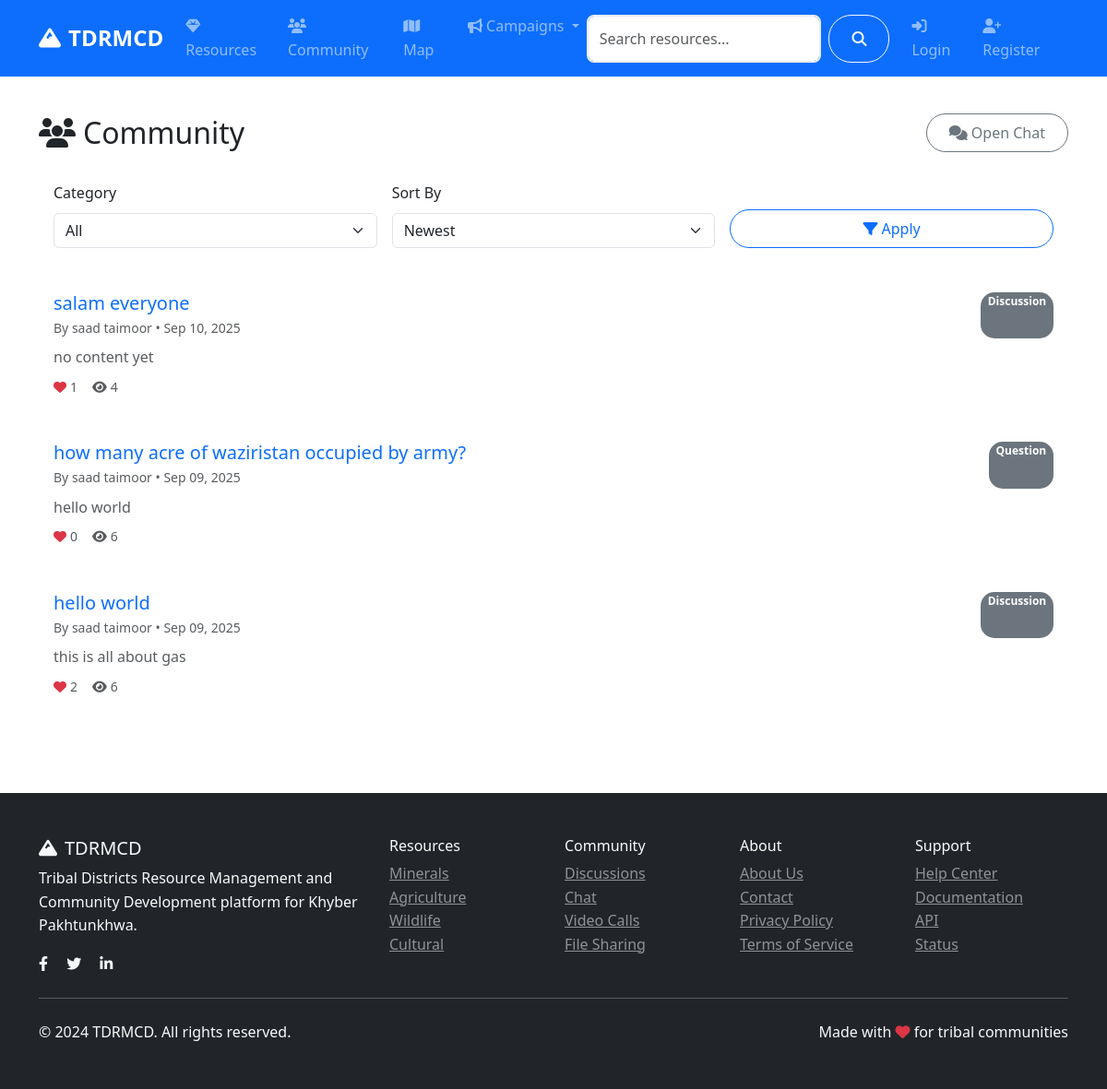
/community/, run on an earlier commit of the app's database.
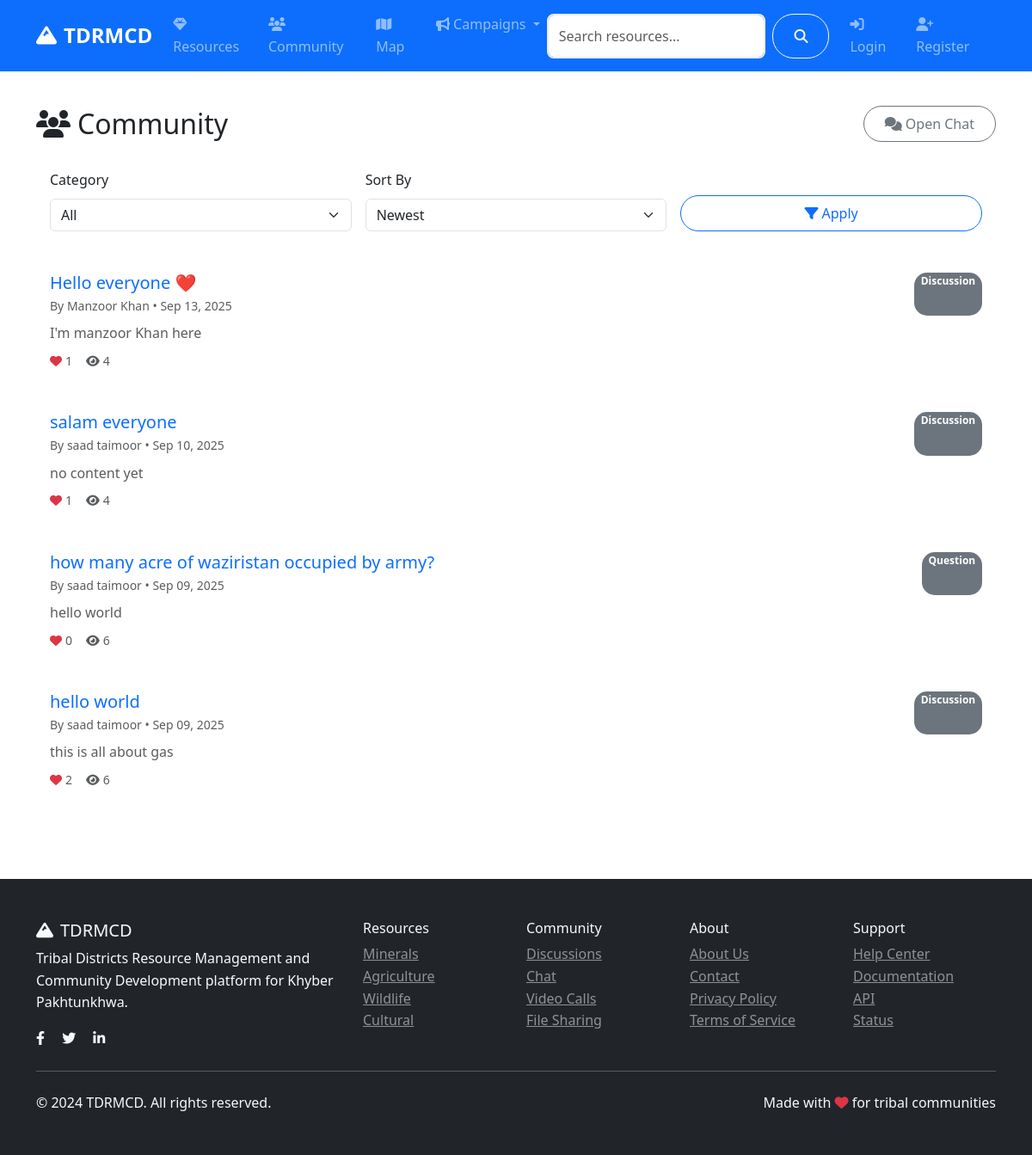
And on a later commit of the database.
### models.py (models this page shows, shortened)
class CommunityPost(db.Model):
    id = db.Column(db.Integer, primary_key=True)
    title = db.Column(db.String(200), nullable=False)
    content = db.Column(db.Text, nullable=False)
    category = db.Column(db.String(50), nullable=False)  # discussion, question, announcement
    tags = db.Column(db.String(200))
    image_url = db.Column(db.String(200))
    likes = db.Column(db.Integer, default=0)
    views = db.Column(db.Integer, default=0)
    author_id = db.Column(db.Integer, db.ForeignKey('user.id'), nullable=False)
    created_at = db.Column(db.DateTime, default=datetime.utcnow)
    updated_at = db.Column(db.DateTime, default=datetime.utcnow, onupdate=datetime.utcnow)
    comments = db.relationship('Comment', backref='post', lazy='dynamic', cascade='all, delete-orphan')
    likes_relation = db.relationship('PostLike', backref='post', lazy='dynamic', cascade='all, delete-orphan')

class User(UserMixin, db.Model):
    id = db.Column(db.Integer, primary_key=True)
    username = db.Column(db.String(80), unique=True, nullable=False)
    email = db.Column(db.String(120), unique=True, nullable=False)
    password_hash = db.Column(db.String(120), nullable=False)
    first_name = db.Column(db.String(50), nullable=False)
    last_name = db.Column(db.String(50), nullable=False)
    role = db.Column(db.String(20), default='user')  # user, admin, researcher
    location = db.Column(db.String(100))
    bio = db.Column(db.Text)
    avatar = db.Column(db.String(200), default='default.jpg')
    is_active = db.Column(db.Boolean, default=True)
    created_at = db.Column(db.DateTime, default=datetime.utcnow)
    last_seen = db.Column(db.DateTime, default=datetime.utcnow)
    resources = db.relationship('Resource', backref='author', lazy='dynamic')
    posts = db.relationship('CommunityPost', backref='author', lazy='dynamic')
    chat_messages = db.relationship('ChatMessage', backref='sender', lazy='dynamic')
    file_submissions = db.relationship(
        'FileSubmission',
        foreign_keys='FileSubmission.submitter_id',
        backref='submitter',
        lazy='dynamic'
    )
    reviewed_submissions = db.relationship(
        'FileSubmission',
        foreign_keys='FileSubmission.reviewed_by',
        backref='reviewer_user',
        lazy='dynamic'
    )
    notifications = db.relationship('Notification', backref='user', lazy='dynamic')
    def get_full_name(self):
        return f"{self.first_name} {self.last_name}"

### routes/community.py (the view)
@community_bp.route('/')
def index():
    page = request.args.get('page', 1, type=int)
    category = request.args.get('category', 'all')
    sort_by = request.args.get('sort', 'newest')
    query = CommunityPost.query
    if category != 'all':
        query = query.filter_by(category=category)
    if sort_by == 'newest':
        query = query.order_by(CommunityPost.created_at.desc())
    elif sort_by == 'oldest':
        query = query.order_by(CommunityPost.created_at.asc())
    elif sort_by == 'popular':
        query = query.order_by(CommunityPost.likes.desc())
    elif sort_by == 'most_viewed':
        query = query.order_by(CommunityPost.views.desc())
    posts = query.paginate(
        page=page, per_page=10, error_out=False
    )
    categories = ['discussion', 'question', 'announcement', 'news']
    return render_template('community/index.html',
                         posts=posts,
                         categories=categories,
                         current_category=category,
                         current_sort=sort_by)

### templates/community/index.html (shortened to what this page needs)
{% extends "base.html" %}
{% block content %}
<div class="container py-4">
    <div class="d-flex justify-content-between align-items-center mb-3">
        <h2 class="mb-0"><i class="fas fa-users me-2"></i>Community</h2>
        <div class="d-flex gap-2">
            <a class="btn btn-outline-secondary" href="{{ url_for('community.chat') }}">
                <i class="fas fa-comments me-1"></i>Open Chat
            </a>
        </div>
    </div>
    <div class="card mb-3">
        <div class="card-body">
            <form class="row g-3" method="get" action="{{ url_for('community.index') }}">
                <div class="col-md-4">
                    <label class="form-label">Category</label>
                    <select name="category" class="form-select">
                        <option value="all" {% if current_category == 'all' %}selected{% endif %}>All</option>
                    </select>
                </div>
                <div class="col-md-4">
                    <label class="form-label">Sort By</label>
                    <select name="sort" class="form-select">
                        <option value="newest" {% if current_sort == 'newest' %}selected{% endif %}>Newest</option>
                    </select>
                </div>
                <div class="col-md-4 d-flex align-items-end">
                    <button class="btn btn-outline-primary w-100" type="submit"><i class="fas fa-filter me-1"></i>Apply</button>
                </div>
            </form>
        </div>
    </div>
    <div class="row">
        <div class="col-12">
            {% if posts.items %}
                {% for post in posts.items %}
                <div class="card mb-3">
                    <div class="card-body">
                        <div class="d-flex justify-content-between">
                            <div>
                                <a class="text-decoration-none" href="{{ url_for('community.post_detail', id=post.id) }}">
                                    <h5 class="mb-1">{{ post.title }}</h5>
                                </a>
                                <div class="text-muted small">By {{ post.author.get_full_name() }} • {{ post.created_at.strftime('%b %d, %Y') }}</div>
                            </div>
                            <span class="badge bg-secondary">{{ post.category.title() }}</span>
                        </div>
                        <p class="mt-2 mb-2 text-muted">{{ post.content[:200] }}{% if post.content|length > 200 %}...{% endif %}</p>
                        <div class="d-flex gap-3 text-muted small">
                            <span><i class="fas fa-heart me-1 text-danger"></i>{{ post.likes }}</span>
                            <span><i class="fas fa-eye me-1"></i>{{ post.views }}</span>
                        </div>
                    </div>
                </div>
                {% endfor %}
            {% endif %}
        </div>
    </div>
</div>
{% endblock %}

### templates/base.html (shortened to what this page needs)
<!DOCTYPE html>
<html lang="en">
<head>
    <link href="https://cdn.jsdelivr.net/npm/bootstrap@5.3.0/dist/css/bootstrap.min.css" rel="stylesheet">
    <link rel="stylesheet" href="https://cdnjs.cloudflare.com/ajax/libs/font-awesome/6.4.0/css/all.min.css">
    <link rel="stylesheet" href="https://unpkg.com/leaflet@1.9.4/dist/leaflet.css">
    <link rel="stylesheet" href="{{ url_for('static', filename='css/style.css') }}">
</head>
<body>
    <nav class="navbar navbar-expand-lg navbar-dark bg-primary sticky-top">
        <div class="container">
            <a class="navbar-brand fw-bold" href="{{ url_for('main.index') }}">
                <i class="fas fa-mountain me-2"></i>TDRMCD
            </a>
            <div class="collapse navbar-collapse" id="navbarNav">
                <ul class="navbar-nav me-auto">
                    <li class="nav-item">
                        <a class="nav-link" href="{{ url_for('resources.index') }}">
                            <i class="fas fa-gem me-1"></i>Resources
                        </a>
                    </li>
                    <li class="nav-item">
                        <a class="nav-link" href="{{ url_for('community.index') }}">
                            <i class="fas fa-users me-1"></i>Community
                        </a>
                    </li>
                    <li class="nav-item">
                        <a class="nav-link" href="{{ url_for('main.map_view') }}">
                            <i class="fas fa-map me-1"></i>Map
                        </a>
                    </li>
                    <li class="nav-item dropdown">
                        <a class="nav-link dropdown-toggle" href="#" role="button" data-bs-toggle="dropdown">
                            <i class="fas fa-bullhorn me-1"></i>Campaigns
                        </a>
                    </li>
                </ul>
                <form class="d-flex me-3" action="{{ url_for('main.search') }}" method="GET">
                    <input class="form-control me-2" type="search" name="q" placeholder="Search resources..." value="{{ request.args.get('q', '') }}">
                    <button class="btn btn-outline-light" type="submit">
                        <i class="fas fa-search"></i>
                    </button>
                </form>
                <ul class="navbar-nav">
                    {% if current_user.is_authenticated %}
                        <li class="nav-item dropdown">
                            <a class="nav-link dropdown-toggle" href="#" role="button" data-bs-toggle="dropdown">
                                <i class="fas fa-bell me-1"></i>
                                <span id="notification-count" class="badge bg-danger">0</span>
                            </a>
                            <ul class="dropdown-menu dropdown-menu-end notification-dropdown">
                                <li><h6 class="dropdown-header">Notifications</h6></li>
                                <div id="notifications-list">
                                    <li><a class="dropdown-item text-muted" href="#">No new notifications</a></li>
                                </div>
                                <li><hr class="dropdown-divider"></li>
                                <li><a class="dropdown-item text-center" href="#" id="mark-all-read">Mark all as read</a></li>
                            </ul>
                        </li>
                        <li class="nav-item dropdown">
                            <a class="nav-link dropdown-toggle" href="#" role="button" data-bs-toggle="dropdown">
                                <i class="fas fa-user-circle me-1"></i>{{ current_user.get_full_name() }}
                            </a>
                            <ul class="dropdown-menu dropdown-menu-end">
                                <li><a class="dropdown-item" href="{{ url_for('main.dashboard') }}">
                                    <i class="fas fa-tachometer-alt me-2"></i>Dashboard
                                </a></li>
                                <li><a class="dropdown-item" href="{{ url_for('auth.profile') }}">
                                    <i class="fas fa-user me-2"></i>Profile
                                </a></li>
                                <li><a class="dropdown-item" href="{{ url_for('community.chat') }}">
                                    <i class="fas fa-comments me-2"></i>Chat
                                </a></li>
                                {% if current_user.is_admin() %}
                                <li><hr class="dropdown-divider"></li>
                                <li><a class="dropdown-item" href="{{ url_for('admin.dashboard') }}">
                                    <i class="fas fa-cogs me-2"></i>Admin Panel
                                </a></li>
                                {% endif %}
                                <li><hr class="dropdown-divider"></li>
                                <li><a class="dropdown-item" href="{{ url_for('auth.logout') }}">
                                    <i class="fas fa-sign-out-alt me-2"></i>Logout
                                </a></li>
                            </ul>
                        </li>
                    {% else %}
                        <li class="nav-item">
                            <a class="nav-link" href="{{ url_for('auth.login') }}">
                                <i class="fas fa-sign-in-alt me-1"></i>Login
                            </a>
                        </li>
                        <li class="nav-item">
                            <a class="nav-link" href="{{ url_for('auth.register') }}">
                                <i class="fas fa-user-plus me-1"></i>Register
                            </a>
                        </li>
                    {% endif %}
                </ul>
            </div>
        </div>
    </nav>
    <main>
        {% block content %}{% endblock %}
    </main>
    <footer class="bg-dark text-light py-5 mt-5">
        <div class="container">
            <div class="row">
                <div class="col-md-4">
                    <h5><i class="fas fa-mountain me-2"></i>TDRMCD</h5>
                    <p>Tribal Districts Resource Management and Community Development platform for Khyber Pakhtunkhwa.</p>
                    <div class="social-links">
                        <a href="#" class="text-light me-3"><i class="fab fa-facebook-f"></i></a>
                        <a href="#" class="text-light me-3"><i class="fab fa-twitter"></i></a>
                        <a href="#" class="text-light me-3"><i class="fab fa-linkedin-in"></i></a>
                    </div>
                </div>
                <div class="col-md-2">
                    <h6>Resources</h6>
                    <ul class="list-unstyled">
                        <li><a href="{{ url_for('resources.by_category', category='minerals') }}" class="text-light-50">Minerals</a></li>
                        <li><a href="{{ url_for('resources.by_category', category='agriculture') }}" class="text-light-50">Agriculture</a></li>
                        <li><a href="{{ url_for('resources.by_category', category='wildlife') }}" class="text-light-50">Wildlife</a></li>
                        <li><a href="{{ url_for('resources.by_category', category='cultural') }}" class="text-light-50">Cultural</a></li>
                    </ul>
                </div>
                <div class="col-md-2">
                    <h6>Community</h6>
                    <ul class="list-unstyled">
                        <li><a href="{{ url_for('community.index') }}" class="text-light-50">Discussions</a></li>
                        <li><a href="{{ url_for('community.chat') }}" class="text-light-50">Chat</a></li>
                        <li><a href="{{ url_for('community.video_calls') }}" class="text-light-50">Video Calls</a></li>
                        <li><a href="{{ url_for('community.files') }}" class="text-light-50">File Sharing</a></li>
                    </ul>
                </div>
                <div class="col-md-2">
                    <h6>About</h6>
                    <ul class="list-unstyled">
                        <li><a href="{{ url_for('main.about') }}" class="text-light-50">About Us</a></li>
                        <li><a href="{{ url_for('main.contact') }}" class="text-light-50">Contact</a></li>
                        <li><a href="#" class="text-light-50">Privacy Policy</a></li>
                        <li><a href="#" class="text-light-50">Terms of Service</a></li>
                    </ul>
                </div>
                <div class="col-md-2">
                    <h6>Support</h6>
                    <ul class="list-unstyled">
                        <li><a href="#" class="text-light-50">Help Center</a></li>
                        <li><a href="#" class="text-light-50">Documentation</a></li>
                        <li><a href="#" class="text-light-50">API</a></li>
                        <li><a href="#" class="text-light-50">Status</a></li>
                    </ul>
                </div>
            </div>
            <hr class="my-4">
            <div class="row align-items-center">
                <div class="col-md-6">
                    <p class="mb-0">&copy; 2024 TDRMCD. All rights reserved.</p>
                </div>
                <div class="col-md-6 text-md-end">
                    <p class="mb-0">Made with <i class="fas fa-heart text-danger"></i> for tribal communities</p>
                </div>
            </div>
        </div>
    </footer>
</body>
</html>

What changed in the data, as far as the page shows it:
added CommunityPost: title "Hello everyone ❤️", author.get_full_name "Manzoor Khan", created_at "Sep 13, 2025", category "Discussion", content "I'm manzoor Khan here", likes "1", views "4"
